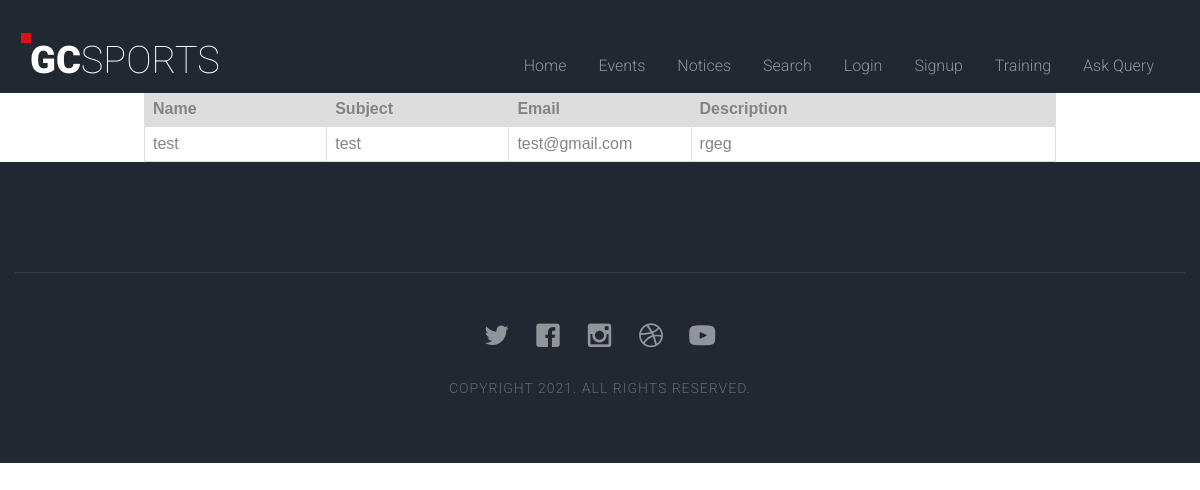
The app's page /members/queries/ with its own data.
### cricket/models.py (models this page shows)
class ContactUS(models.Model):
    name = models.CharField(max_length=32)
    subject = models.CharField(max_length=32)
    email = models.CharField(max_length=32)
    query = models.TextField()

### members/views.py (the view)
def queries(request):
    queries = ContactUS.objects.all()
    context = {
        'queries': queries
    }
    return render(request, 'members/queries_display.html', context)

### members/templates/members/queries_display.html (shortened to what this page needs)
{% extends 'members/base.html' %}
{% load static %}
{% block stylesheet %}
<link rel="stylesheet" type="text/css" href="{% static 'css/event-display.css' %}">
{% endblock %}
{% block content %}
 <div class="container">
 <div class="table-responsive">
<center>
  <h2>Queries For You</h2>
{% if queries %}
 <table class="table-hover ">
    <thead>
      <tr>
	   <tr class="active">
        <th width="20%" >Name</th>
          <th width="20%" >Subject</th>
          <th width="20%" >Email</th>
        <th width="40%" >Description</th>
      </tr>
    </thead>
     {% for select in queries %}
    <tbody>
    <tr>
        <td>{{select.name}}</td>
        <td>{{select.subject}}</td>
        <td>{{select.email}}</td>
        <td>{{select.query}}</td>
      </tr>
	</tbody>
     {% endfor %}
</table>
{% endif %}
</center>
  </div>
  </div>
{% endblock %}

### static/Custom/css/style.css (style rules this page uses)
body { font-family: "Roboto", Arial, sans-serif; line-height: 1.8; font-size: 16px; background: #fff; color: #848484; font-weight: 300; overflow-x: hidden; }
h1, h2, h3, h4, h5, h6 { color: #212121; font-family: "Roboto", Arial, sans-serif; font-weight: 400; margin: 0 0 30px 0; }

### static/css/event-display.css (style rules this page uses)
table { font-family: arial, sans-serif; border-collapse: collapse; width: 80%; }
td, th { border: 1px solid #dddddd; text-align: left; padding: 8px; }

### records on screen
ContactUS: name "test", subject "test", email "test@gmail.com", query "rgeg"
